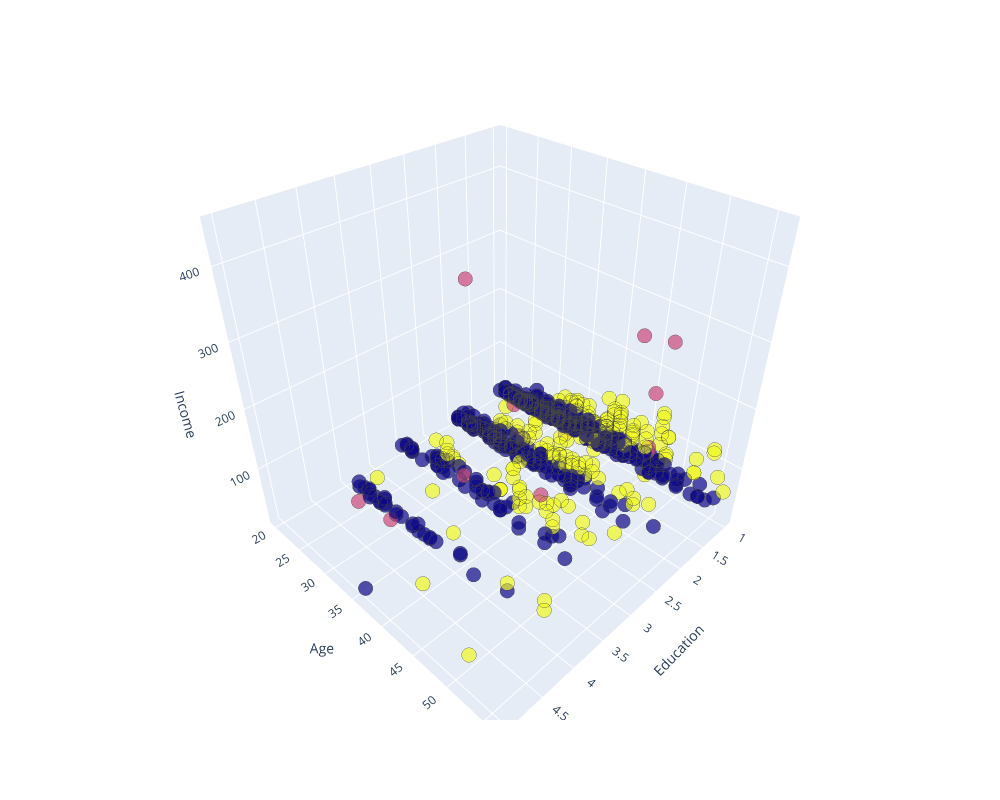

Source (notebook cell):
### Code cell
#We can also see this distribution in 3 dimensions for better understanding.
#Here, the education parameter will represent the third axis instead of the marker size. 
# Create interactive 3D scatter plot
fig = px.scatter_3d(X, x=1, y=0, z=3, opacity=0.7, color=labels.astype(float))

fig.update_traces(marker=dict(size=5, line=dict(width=.25)), showlegend=False)
fig.update_layout(coloraxis_showscale=False, width=1000, height=800, scene=dict(
        xaxis=dict(title='Education'),
        yaxis=dict(title='Age'),
        zaxis=dict(title='Income')
    ))  # Remove color bar, resize plot

fig.show()

### Figure 1 — Plotly figure (JSON) as saved in the notebook; plotly's stock layout.template omitted (floating-point values rounded to 4 significant figures; data arrays with more than 128 entries replaced by an {"elided": "..."} marker saying what was removed)
{"data": [{"hovertemplate": "1=%{x}<br>0=%{y}<br>3=%{z}<br>color=%{marker.color}<extra></extra>", "legendgroup": "", "marker": {"color": {"elided": "700 float values"}, "coloraxis": "coloraxis", "line": {"width": 0.25}, "opacity": 0.7, "size": 5, "symbol": "circle"}, "mode": "markers", "name": "", "scene": "scene", "showlegend": false, "type": "scatter3d", "x": {"elided": "700 float values"}, "y": {"elided": "700 float values"}, "z": {"elided": "700 float values"}}], "layout": {"coloraxis": {"colorbar": {"title": {"text": "color"}}, "colorscale": [[0, "#0d0887"], [0.1111, "#46039f"], [0.2222, "#7201a8"], [0.3333, "#9c179e"], [0.4444, "#bd3786"], [0.5556, "#d8576b"], [0.6667, "#ed7953"], [0.7778, "#fb9f3a"], [0.8889, "#fdca26"], [1, "#f0f921"]], "showscale": false}, "height": 800, "legend": {"tracegroupgap": 0}, "margin": {"t": 60}, "scene": {"domain": {"x": [0, 1], "y": [0, 1]}, "xaxis": {"title": {"text": "Education"}}, "yaxis": {"title": {"text": "Age"}}, "zaxis": {"title": {"text": "Income"}}}, "width": 1000}}
